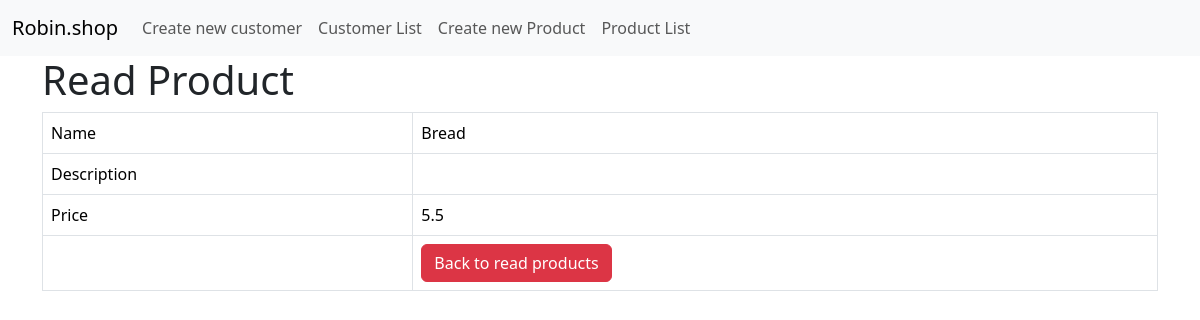
Page /product_details.php?id=9 on the earlier database version.
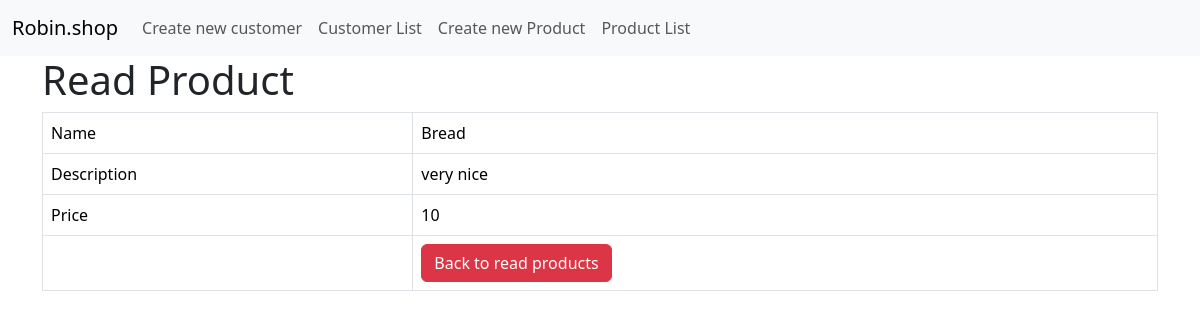
Same page on the later database version.
### tables this page shows
CREATE TABLE IF NOT EXISTS `products` (
  `id` int NOT NULL AUTO_INCREMENT,
  `name` varchar(128) NOT NULL,
  `description` text NOT NULL,
  `price` double NOT NULL,
  `promotion_price` double NOT NULL,
  `manufacture_date` date NOT NULL,
  `expired_date` date NOT NULL,
  `created` date DEFAULT NULL,
  PRIMARY KEY (`id`)
);

### product_details.php (the view, shortened to what this page needs)
<!DOCTYPE HTML>
<html>
<?php
include 'Menu.php';
?>
<head>
    <link href="https://cdn.jsdelivr.net/npm/bootstrap@5.3.3/dist/css/bootstrap.min.css" rel="stylesheet">
</head>
<body>
    <div class="container">
        <div class="page-header">
            <h1>Read Product</h1>
        </div>
        <?php
        $id = isset($_GET['id']) ? $_GET['id'] : die('ERROR: Record ID not found.');
        include 'config/database.php';
        try {
            $query = "SELECT id, name, description, price FROM products WHERE id = ? LIMIT 0,1";
            $stmt = $con->prepare($query);
            $stmt->bindParam(1, $id);
            $stmt->execute();
            $row = $stmt->fetch(PDO::FETCH_ASSOC);
            $name = $row['name'];
            $description = $row['description'];
            $price = $row['price'];
        }
        catch (PDOException $exception) {
            die('ERROR: ' . $exception->getMessage());
        }
        ?>
        <table class='table table-hover table-responsive table-bordered'>
            <tr>
                <td>Name</td>
                <td><?php echo $name;  ?></td>
            </tr>
            <tr>
                <td>Description</td>
                <td><?php echo $description;  ?></td>
            </tr>
            <tr>
                <td>Price</td>
                <td><?php echo $price;  ?></td>
            </tr>
            <tr>
                <td></td>
                <td>
                    <a href='product_listing' class='btn btn-danger'>Back to read products</a>
                </td>
            </tr>
        </table>
    </div>
</body>
</html>

Differences in the rows shown:
changed products "Bread": description (not shown) → "very nice"; price "5.5" → "10"
